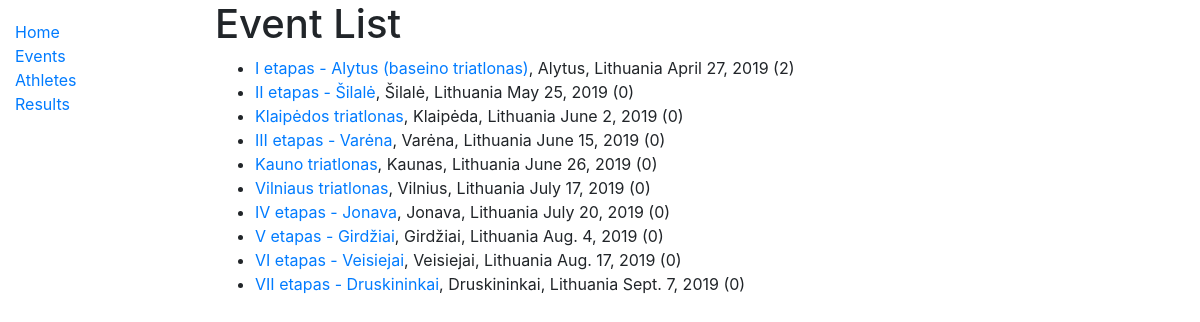
The app's page /triathlon/events/ with its own data.
### triathlon/models.py (models this page shows, shortened)
class Event(models.Model):
    name = models.CharField(max_length=200)
    event_date = models.DateField('event date')
    city = models.ForeignKey(
        City,
        on_delete=models.SET_NULL,
        null=True,
        blank=True,
    )
    athlete = models.ManyToManyField(Athlete, related_name='event', blank=True)
    def race_over(self):
        now = datetime(timezone.now().year, timezone.now().month, timezone.now().day)
        d = self.event_date
        dt = datetime(d.year, d.month, d.day)
        return now <= dt <= now
    race_over.admin_order_field = 'event_date'
    race_over.boolean = True
    race_over.short_description = 'Race over?'
    def get_absolute_url(self):
        return reverse('event-detail', args=[str(self.id)])
    class Meta:
        ordering = ['event_date']

class City(models.Model):
    name = models.CharField(max_length=50)
    class Meta:
        verbose_name_plural = 'Cities'
    country = models.ForeignKey(
        Country,
        related_name='city',
        on_delete=models.CASCADE,
        null=True,
    )
    def __str__(self):
        return "%s, %s" % (self.name, self.country)

class Country(models.Model):
    name = models.CharField(max_length=50)
    class Meta:
        verbose_name_plural = 'Countries'
    def __str__(self):
        return self.name

### triathlon/views.py (the view)
# urls.py: path('events/', views.EventListView.as_view(), name='events'),
class EventListView(generic.ListView):
    model = Event
    paginate_by = 10

### triathlon/templates/triathlon/event_list.html
{% extends "base_generic.html" %}
{% block content %}
  <h1>Event List</h1>
  {% if event_list %}
  <ul>
    {% for event in event_list %}
      <li>
        <a href="{{ event.get_absolute_url }}">{{ event.name }}</a>, {{event.city}} {{event.event_date}} ({{event.result.count}})
      </li>
    {% endfor %}
  </ul>
  {% else %}
    <p>There are no events.</p>
  {% endif %}
{% endblock %}

### records on screen
Event: name "I etapas - Alytus (baseino triatlonas)", city "Alytus, Lithuania", event_date "April 27, 2019", result.count "2"
Event: name "II etapas - Šilalė", city "Šilalė, Lithuania", event_date "May 25, 2019", result.count "0"
Event: name "Klaipėdos triatlonas", city "Klaipėda, Lithuania", event_date "June 2, 2019", result.count "0"
Event: name "III etapas - Varėna", city "Varėna, Lithuania", event_date "June 15, 2019", result.count "0"
Event: name "Kauno triatlonas", city "Kaunas, Lithuania", event_date "June 26, 2019", result.count "0"
Event: name "Vilniaus triatlonas", city "Vilnius, Lithuania", event_date "July 17, 2019", result.count "0"
Event: name "IV etapas - Jonava", city "Jonava, Lithuania", event_date "July 20, 2019", result.count "0"
Event: name "V etapas - Girdžiai", city "Girdžiai, Lithuania", event_date "Aug. 4, 2019", result.count "0"
Event: name "VI etapas - Veisiejai", city "Veisiejai, Lithuania", event_date "Aug. 17, 2019", result.count "0"
Event: name "VII etapas - Druskininkai", city "Druskininkai, Lithuania", event_date "Sept. 7, 2019", result.count "0"
